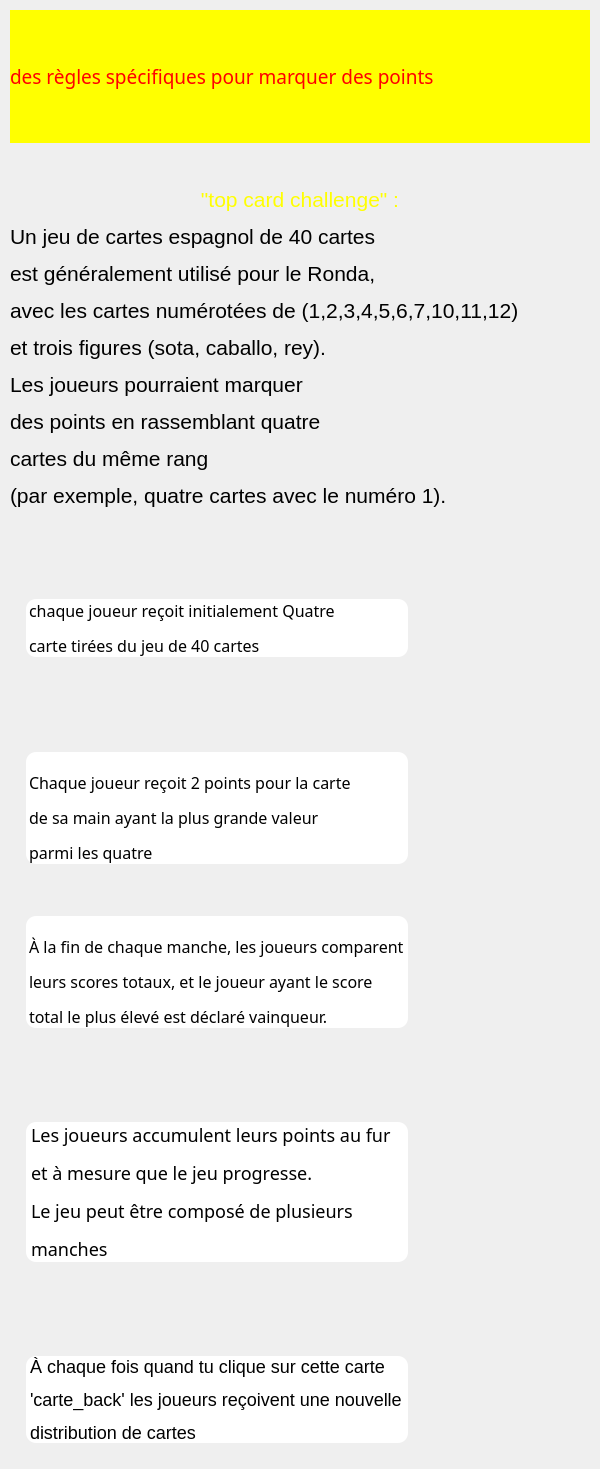
        <widget class="QWidget" name="scrollAreaWidgetContents_7">
         <property name="geometry">
          <rect>
           <x>0</x>
           <y>0</y>
           <width>600</width>
           <height>1469</height>
          </rect>
         </property>
         <layout class="QGridLayout" name="gridLayout_6">
          <property name="leftMargin">
           <number>10</number>
          </property>
          <property name="topMargin">
           <number>10</number>
          </property>
          <property name="rightMargin">
           <number>10</number>
          </property>
          <property name="bottomMargin">
           <number>10</number>
          </property>
          <property name="horizontalSpacing">
           <number>10</number>
          </property>
          <property name="verticalSpacing">
           <number>20</number>
          </property>
          <item row="23" column="1">
           <widget class="QLabel" name="label_84">
            <property name="text">
             <string/>
            </property>
            <property name="pixmap">
             <pixmap>../../Pictures/Screenshots/jeux  de carte/30.gif</pixmap>
            </property>
            <property name="scaledContents">
             <bool>true</bool>
            </property>
           </widget>
          </item>
          <item row="25" column="1">
           <widget class="QLabel" name="label_8">
            <property name="styleSheet">
             <string notr="true">
background-image: url(:/Desktop/my projects C++/jeux  de carte/p1-removebg-preview.png);
border:none;
background-repeat:no-repeat;</string>
            </property>
            <property name="text">
             <string/>
            </property>
            <property name="pixmap">
             <pixmap resource="image.qrc">:/images/back1.png</pixmap>
            </property>
            <property name="scaledContents">
             <bool>true</bool>
            </property>
           </widget>
          </item>
          <item row="16" column="0">
           <widget class="QLabel" name="label_16">
            <property name="styleSheet">
             <string notr="true">background-image: url(:/Desktop/my projects C++/jeux  de carte/dolars-removebg-preview.png);
border:none;
background-repeat:no-repeat;</string>
            </property>
            <property name="text">
             <string/>
            </property>
           </widget>
          </item>
          <item row="7" column="0" colspan="2">
           <widget class="QLabel" name="label_7">
            <property name="styleSheet">
             <string notr="true">border:none;</string>
            </property>
            <property name="text">
             <string/>
            </property>
           </widget>
          </item>
          <item row="0" column="0" rowspan="6" colspan="2">
           <widget class="QLabel" name="label_85">
            <property name="font">
             <font>
              <family>Showcard Gothic</family>
              <pointsize>-1</pointsize>
              <weight>50</weight>
              <italic>false</italic>
              <bold>false</bold>
             </font>
            </property>
            <property name="styleSheet">
             <string notr="true">font: 8pt &quot;Showcard Gothic&quot;;
aligne:center;
font-size:16px;
color:red;
background-color: rgb(255, 255, 0);
</string>
            </property>
            <property name="text">
             <string>&lt;html&gt;&lt;head/&gt;&lt;body&gt;&lt;p&gt;&lt;span style=&quot; font-size:14pt;&quot;&gt;des règles spécifiques pour marquer des points&lt;/span&gt;&lt;/p&gt;&lt;/body&gt;&lt;/html&gt;</string>
            </property>
           </widget>
          </item>
          <item row="21" column="0">
           <widget class="QLabel" name="label_88">
            <property name="font">
             <font>
              <family>Showcard Gothic</family>
              <pointsize>10</pointsize>
              <weight>50</weight>
              <italic>false</italic>
              <bold>false</bold>
             </font>
            </property>
            <property name="styleSheet">
             <string notr="true">background-image: url(:/Desktop/my projects C++/jeux  de carte/dolars-removebg-preview.png);
border:none;
background-repeat:no-repeat;
background-color:white;
border-radius:10px;
margin:16px;
font-size:14px;
font: 10pt &quot;Showcard Gothic&quot;;</string>
            </property>
            <property name="text">
             <string>&lt;html&gt;&lt;head/&gt;&lt;body&gt;&lt;p&gt;&lt;br/&gt;&lt;span style=&quot; font-size:12pt;&quot;&gt;À la fin de chaque manche, les joueurs comparent&lt;/span&gt;&lt;/p&gt;&lt;p&gt;&lt;span style=&quot; font-size:12pt;&quot;&gt;leurs scores totaux, et le joueur ayant le score&lt;/span&gt;&lt;/p&gt;&lt;p&gt;&lt;span style=&quot; font-size:12pt;&quot;&gt;total le plus élevé est déclaré vainqueur.&lt;/span&gt;&lt;/p&gt;&lt;/body&gt;&lt;/html&gt;</string>
            </property>
           </widget>
          </item>
          <item row="8" column="1">
           <widget class="QLabel" name="label_89">
            <property name="text">
             <string/>
            </property>
            <property name="pixmap">
             <pixmap>../../Pictures/Screenshots/jeux  de carte/00.gif</pixmap>
            </property>
            <property name="scaledContents">
             <bool>true</bool>
            </property>
           </widget>
          </item>
          <item row="22" column="0" colspan="2">
           <widget class="QLabel" name="label_82">
            <property name="styleSheet">
             <string notr="true">background-image: url(:/Desktop/my projects C++/jeux  de carte/dolars-removebg-preview.png);
border:none;
background-repeat:no-repeat;</string>
            </property>
            <property name="text">
             <string/>
            </property>
           </widget>
          </item>
          <item row="6" column="0" colspan="2">
           <widget class="QLabel" name="label_3">
            <property name="text">
             <string>&lt;html&gt;&lt;head/&gt;&lt;body&gt;&lt;p align=&quot;center&quot;&gt;&lt;span style=&quot; font-size:16pt;&quot;&gt;&lt;br/&gt;&lt;/span&gt;&lt;span style=&quot; font-size:16pt; color:#ffff00;&quot;&gt;&amp;quot;top card challenge&amp;quot; :&lt;/span&gt;&lt;/p&gt;&lt;p&gt;&lt;span style=&quot; font-size:16pt;&quot;&gt;Un jeu de cartes espagnol de 40 cartes&lt;/span&gt;&lt;/p&gt;&lt;p&gt;&lt;span style=&quot; font-size:16pt;&quot;&gt;est généralement utilisé pour le Ronda,&lt;/span&gt;&lt;/p&gt;&lt;p&gt;&lt;span style=&quot; font-size:16pt;&quot;&gt;avec les cartes numérotées de (1,2,3,4,5,6,7,10,11,12)&lt;/span&gt;&lt;/p&gt;&lt;p&gt;&lt;span style=&quot; font-size:16pt;&quot;&gt;et trois figures (sota, caballo, rey).&lt;/span&gt;&lt;/p&gt;&lt;p&gt;&lt;span style=&quot; font-size:16pt;&quot;&gt;Les joueurs pourraient marquer&lt;/span&gt;&lt;/p&gt;&lt;p&gt;&lt;span style=&quot; font-size:16pt;&quot;&gt;des points en rassemblant quatre&lt;/span&gt;&lt;/p&gt;&lt;p&gt;&lt;span style=&quot; font-size:16pt;&quot;&gt;cartes du même rang&lt;/span&gt;&lt;/p&gt;&lt;p&gt;&lt;span style=&quot; font-size:16pt;&quot;&gt;(par exemple, quatre cartes avec le numéro 1).&lt;/span&gt;&lt;br/&gt;&lt;/p&gt;&lt;/body&gt;&lt;/html&gt;</string>
            </property>
           </widget>
          </item>
          <item row="25" column="0">
           <widget class="QLabel" name="label_11">
            <property name="styleSheet">
             <string notr="true">background-image: url(:/Desktop/my projects C++/jeux  de carte/dolars-removebg-preview.png);
border:none;
background-repeat:no-repeat;
background-color:white;
border-radius:10px;
margin:16px;
font-size:18px;
font: 12pt &quot;Showcard Gothic&quot;;</string>
            </property>
            <property name="text">
             <string>&lt;html&gt;&lt;head/&gt;&lt;body&gt;&lt;p&gt;À chaque fois quand tu clique sur cette carte &lt;/p&gt;&lt;p&gt;'carte_back' les joueurs reçoivent une nouvelle&lt;/p&gt;&lt;p&gt;distribution de cartes&lt;/p&gt;&lt;/body&gt;&lt;/html&gt;</string>
            </property>
           </widget>
          </item>
          <item row="20" column="1">
           <widget class="QLabel" name="label_83">
            <property name="text">
             <string/>
            </property>
            <property name="pixmap">
             <pixmap>../../Pictures/Screenshots/jeux  de carte/10.gif</pixmap>
            </property>
            <property name="scaledContents">
             <bool>true</bool>
            </property>
           </widget>
          </item>
          <item row="24" column="0">
           <widget class="QLabel" name="label_12">
            <property name="styleSheet">
             <string notr="true">border:none;
</string>
            </property>
            <property name="text">
             <string/>
            </property>
           </widget>
          </item>
          <item row="21" column="1">
           <widget class="QLabel" name="label_86">
            <property name="text">
             <string/>
            </property>
            <property name="pixmap">
             <pixmap>../../Pictures/Screenshots/jeux  de carte/20.gif</pixmap>
            </property>
            <property name="scaledContents">
             <bool>true</bool>
            </property>
           </widget>
          </item>
          <item row="8" column="0">
           <widget class="QLabel" name="label_91">
            <property name="font">
             <font>
              <family>Showcard Gothic</family>
              <pointsize>10</pointsize>
              <weight>50</weight>
              <italic>false</italic>
              <bold>false</bold>
             </font>
            </property>
            <property name="styleSheet">
             <string notr="true">font-size:14px;
background-image: url(:/Desktop/my projects C++/jeux  de carte/dolars-removebg-preview.png);
border:none;
background-repeat:no-repeat;
background-color:white;
border-radius:10px;
margin:16px;
font: 10pt &quot;Showcard Gothic&quot;;</string>
            </property>
            <property name="text">
             <string>&lt;html&gt;&lt;head/&gt;&lt;body&gt;&lt;p&gt;&lt;span style=&quot; font-size:12pt;&quot;&gt;chaque joueur reçoit initialement Quatre&lt;/span&gt;&lt;/p&gt;&lt;p align=&quot;justify&quot;&gt;&lt;span style=&quot; font-size:12pt;&quot;&gt;carte tirées du jeu de 40 cartes &lt;/span&gt;&lt;/p&gt;&lt;/body&gt;&lt;/html&gt;</string>
            </property>
           </widget>
          </item>
          <item row="20" column="0">
           <widget class="QLabel" name="label_87">
            <property name="font">
             <font>
              <family>Showcard Gothic</family>
              <pointsize>10</pointsize>
              <weight>50</weight>
              <italic>false</italic>
              <bold>false</bold>
             </font>
            </property>
            <property name="styleSheet">
             <string notr="true">font-size:14px;
background-image: url(:/Desktop/my projects C++/jeux  de carte/dolars-removebg-preview.png);
border:none;
background-repeat:no-repeat;
background-color:white;
border-radius:10px;
margin:16px;
font: 10pt &quot;Showcard Gothic&quot;;</string>
            </property>
            <property name="text">
             <string>&lt;html&gt;&lt;head/&gt;&lt;body&gt;&lt;p&gt;&lt;br/&gt;&lt;span style=&quot; font-size:12pt;&quot;&gt;Chaque joueur reçoit 2 points pour la carte&lt;/span&gt;&lt;/p&gt;&lt;p&gt;&lt;span style=&quot; font-size:12pt;&quot;&gt;de sa main ayant la plus grande valeur &lt;/span&gt;&lt;/p&gt;&lt;p&gt;&lt;span style=&quot; font-size:12pt;&quot;&gt;parmi les quatre&lt;/span&gt;&lt;/p&gt;&lt;/body&gt;&lt;/html&gt;</string>
            </property>
           </widget>
          </item>
          <item row="23" column="0">
           <widget class="QLabel" name="label_92">
            <property name="font">
             <font>
              <family>Showcard Gothic</family>
              <pointsize>12</pointsize>
              <weight>50</weight>
              <italic>false</italic>
              <bold>false</bold>
             </font>
            </property>
            <property name="styleSheet">
             <string notr="true">background-image: url(:/Desktop/my projects C++/jeux  de carte/dolars-removebg-preview.png);
border:none;
background-repeat:no-repeat;
background-color:white;
border-radius:10px;
margin:16px;
font-size:18px;
font: 12pt &quot;Showcard Gothic&quot;;</string>
            </property>
            <property name="text">
             <string>&lt;html&gt;&lt;head/&gt;&lt;body&gt;&lt;p&gt;&lt;span style=&quot; font-size:11pt;&quot;/&gt;&lt;/p&gt;&lt;p&gt;Les joueurs accumulent leurs points au fur &lt;/p&gt;&lt;p&gt;et à mesure que le jeu progresse.&lt;/p&gt;&lt;p&gt; Le jeu peut être composé de plusieurs&lt;/p&gt;&lt;p&gt; manches&lt;/p&gt;&lt;/body&gt;&lt;/html&gt;</string>
            </property>
           </widget>
          </item>
         </layout>
        </widget>
